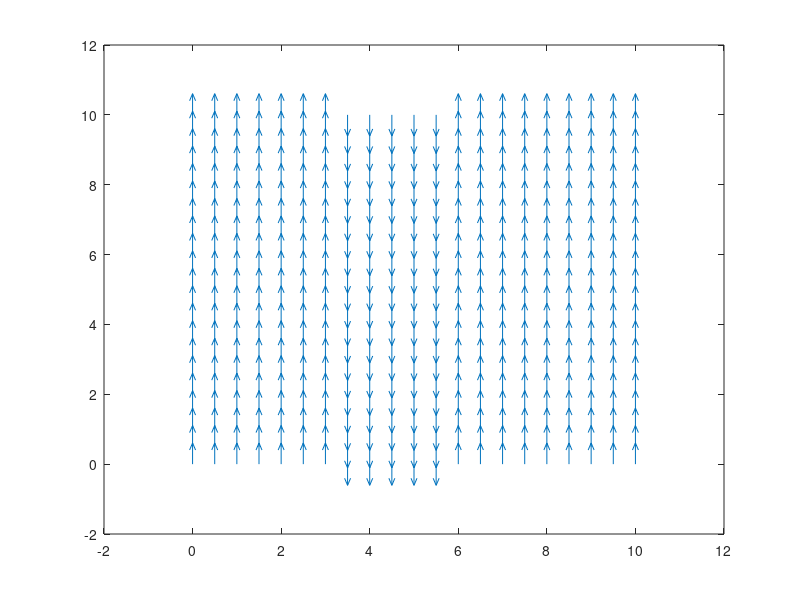

Write MATLAB code to recreate this figure.
% This is a script to generate a given current field

%% Simple current field
%   -This current field goes down in the middle and up on the sides

[x,y] = meshgrid(0:.5:10,0:.5:10);

u = zeros(21,21);
v = ones(21,21);

for i = 8:12
    for j = 1:21
        v(j,i) = -1;
    end
end

quiver(x,y,u,v)